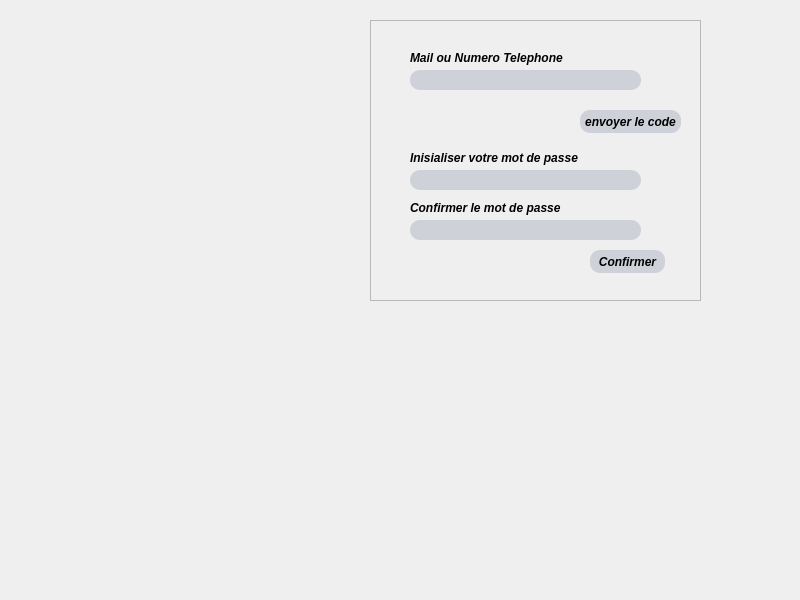
<?xml version="1.0" encoding="UTF-8"?>
<ui version="4.0">
 <class>Dialog</class>
 <widget class="QDialog" name="Dialog">
  <property name="geometry">
   <rect>
    <x>0</x>
    <y>0</y>
    <width>800</width>
    <height>600</height>
   </rect>
  </property>
  <property name="windowTitle">
   <string>Dialog</string>
  </property>
  <widget class="QLabel" name="label">
   <property name="geometry">
    <rect>
     <x>-4</x>
     <y>-8</y>
     <width>821</width>
     <height>611</height>
    </rect>
   </property>
   <property name="text">
    <string/>
   </property>
   <property name="pixmap">
    <pixmap>../fond-technologie-numerique-fil-maille-reseau_1017-27428.jpg</pixmap>
   </property>
   <property name="scaledContents">
    <bool>true</bool>
   </property>
  </widget>
  <widget class="QFrame" name="frame">
   <property name="geometry">
    <rect>
     <x>370</x>
     <y>20</y>
     <width>331</width>
     <height>281</height>
    </rect>
   </property>
   <property name="styleSheet">
    <string notr="true">QLineEdit{
background-color:#ced1d8;
border-style:inset;
border-radius:10px;
}
QPushButton{
border-style:outset;
border-radius:10px;
background:#ced1d8;
}
QPushButton:pressed{
background-color:rgb(0,100,200);
border-style:inset;
}
QLabel{
color:black;
front-style:italic blod;
front-size:15px;
}</string>
   </property>
   <property name="frameShape">
    <enum>QFrame::StyledPanel</enum>
   </property>
   <property name="frameShadow">
    <enum>QFrame::Raised</enum>
   </property>
   <widget class="QLabel" name="label_2">
    <property name="geometry">
     <rect>
      <x>40</x>
      <y>30</y>
      <width>161</width>
      <height>16</height>
     </rect>
    </property>
    <property name="font">
     <font>
      <weight>75</weight>
      <italic>true</italic>
      <bold>true</bold>
     </font>
    </property>
    <property name="text">
     <string>Mail ou Numero Telephone </string>
    </property>
   </widget>
   <widget class="QLineEdit" name="lineEdit">
    <property name="geometry">
     <rect>
      <x>40</x>
      <y>50</y>
      <width>231</width>
      <height>20</height>
     </rect>
    </property>
   </widget>
   <widget class="QPushButton" name="pushButton">
    <property name="geometry">
     <rect>
      <x>210</x>
      <y>90</y>
      <width>101</width>
      <height>23</height>
     </rect>
    </property>
    <property name="font">
     <font>
      <weight>75</weight>
      <italic>true</italic>
      <bold>true</bold>
     </font>
    </property>
    <property name="text">
     <string>envoyer le code</string>
    </property>
   </widget>
   <widget class="QLabel" name="label_3">
    <property name="geometry">
     <rect>
      <x>40</x>
      <y>130</y>
      <width>181</width>
      <height>16</height>
     </rect>
    </property>
    <property name="font">
     <font>
      <weight>75</weight>
      <italic>true</italic>
      <bold>true</bold>
     </font>
    </property>
    <property name="text">
     <string>Inisialiser votre mot de passe </string>
    </property>
   </widget>
   <widget class="QLineEdit" name="lineEdit_2">
    <property name="geometry">
     <rect>
      <x>40</x>
      <y>150</y>
      <width>231</width>
      <height>20</height>
     </rect>
    </property>
   </widget>
   <widget class="QLabel" name="label_4">
    <property name="geometry">
     <rect>
      <x>40</x>
      <y>180</y>
      <width>161</width>
      <height>16</height>
     </rect>
    </property>
    <property name="font">
     <font>
      <weight>75</weight>
      <italic>true</italic>
      <bold>true</bold>
     </font>
    </property>
    <property name="text">
     <string>Confirmer le mot de passe</string>
    </property>
   </widget>
   <widget class="QLineEdit" name="lineEdit_3">
    <property name="geometry">
     <rect>
      <x>40</x>
      <y>200</y>
      <width>231</width>
      <height>20</height>
     </rect>
    </property>
   </widget>
   <widget class="QPushButton" name="pushButton_2">
    <property name="geometry">
     <rect>
      <x>220</x>
      <y>230</y>
      <width>75</width>
      <height>23</height>
     </rect>
    </property>
    <property name="font">
     <font>
      <weight>75</weight>
      <italic>true</italic>
      <bold>true</bold>
     </font>
    </property>
    <property name="text">
     <string>Confirmer</string>
    </property>
   </widget>
  </widget>
 </widget>
 <resources/>
 <connections/>
</ui>
